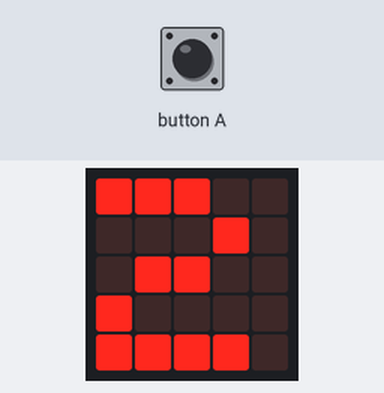
The program below on a simulated BBC micro:bit (MakeCode). Parts: the board's 5×5 LED display. The test bench sets the inputs (shaded band). Random numbers come from a fixed seed; the 48×5 strip is a reading aid, not a part: it shows the text the display is scrolling, unrolled, one strip-width of it at a time.

Above: at 1.3 s.
At 8.1 s:
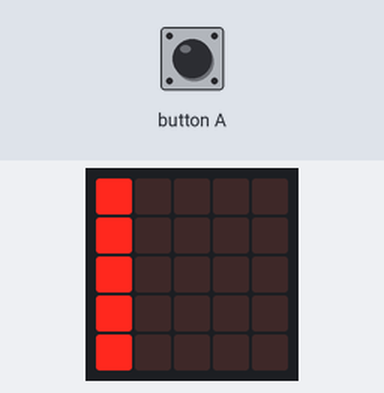
8.2 s: button A pressed for 0.15 s
At 8.9 s:
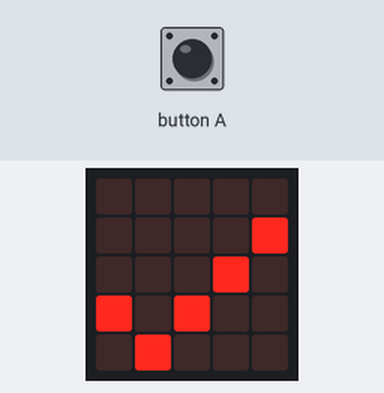
14.0 s: button A pressed for 3.2 s
At 22.2 s:
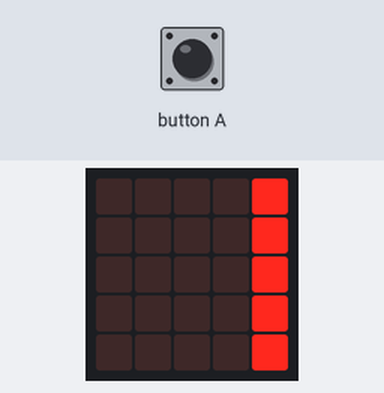

Measured:
- after the input at 8.2 s, the display: changes at once (image 2)
- what the display in image 0 shows lasts 1.2 s, from 1.3 s to 2.5 s

The program:

main.ts
```typescript
function item () {
    basic.pause(100)
    _var = randint(0, 1)
    if (_var == 0) {
        basic.showLeds(`
            # . . . .
            # . . . .
            # . . . .
            # . . . .
            # . . . .
            `)
        t1 = input.runningTime()
    } else {
        basic.showLeds(`
            . . . . #
            . . . . #
            . . . . #
            . . . . #
            . . . . #
            `)
        t1 = input.runningTime()
    }
}
function ok () {
    t2 = input.runningTime()
    basic.showLeds(`
        . . . . .
        . . . . #
        . . . # .
        # . # . .
        . # . . .
        `)
    basic.pause(500)
    basic.showString("T=" + (t2 - t2) + "ms")
    item()
}
let t2 = 0
let t1 = 0
let _var = 0
basic.showNumber(3)
basic.pause(500)
basic.showNumber(2)
basic.pause(500)
basic.showNumber(3)
basic.pause(500)
basic.clearScreen()
basic.showString("GO")
item()
basic.forever(function () {
    if (_var == 0 && input.buttonIsPressed(Button.A)) {
        ok()
    }
})
```

test.ts
```typescript
// aquí va el archivo "tests"; esto no se compilará cuando este paquete se utilice como una extensión.
```
